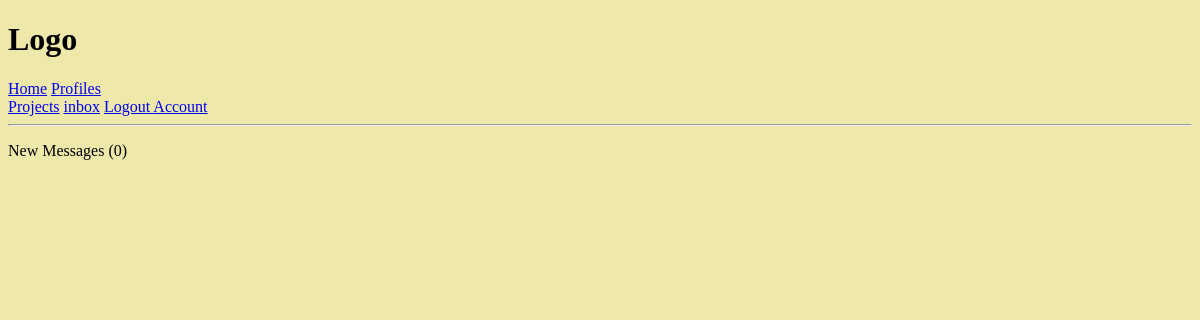
The page /inbox/ (signed in) on the database as committed earlier.
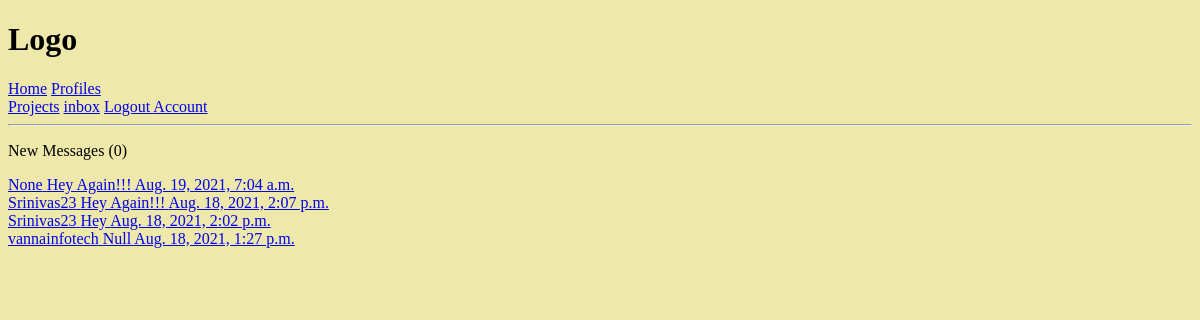
The same page on the database as committed later.
### users/models.py (models this page shows, shortened)
class Message(models.Model):
    sender = models.ForeignKey(Profile, on_delete=models.SET_NULL, null=True, blank=True)
    receiver = models.ForeignKey(Profile, on_delete=models.SET_NULL, null=True, blank=True, related_name = 'messages')
    sender_name = models.CharField(max_length=200, null=True, blank=True)
    email = models.EmailField(max_length=200, null=True, blank=True)
    subject = models.CharField(max_length=200, null=True, blank=True)
    is_read = models.BooleanField(default=False, null=True)
    body = models.TextField()
    created_date = models.DateTimeField(auto_now_add=True)
    class Meta:
        ordering = ['is_read', '-created_date']

class Profile(models.Model):
    user = models.OneToOneField(User, on_delete=models.CASCADE, null=True, blank=True)
    name = models.CharField(max_length=200, blank=True,null=True)
    email = models.EmailField(max_length=500, blank=True, null=True)
    username = models.CharField(max_length=200, blank=True,null=True)
    bio  = models.TextField(blank=True, null=True)
    profile_image = models.ImageField(null=True, blank=True, upload_to='profiles/', default='profiles/user-default.png')
    created_date = models.DateTimeField(auto_now_add=True)
    def __str__(self):
        return str(self.user.username)

### users/views.py (the view)
# urls.py: path('inbox/', views.inbox, name="inbox"),
@login_required(login_url='login')
def inbox(request):
   profile  = request.user.profile
   messageRequest = profile.messages.all()
   unreadCount = messageRequest.filter(is_read = False).count()
   context = {
     'messageRequest' : messageRequest,
     'unreadCount' : unreadCount
   }
   return render(request, 'users/inbox.html', context)

### users/templates/users/inbox.html
{% extends 'main.html'%}
{%block content%}
<p> New Messages ({{unreadCount}}) </p>
  {% for message in messageRequest %}
  {% if message.is_read == False %}
    <div style="font-weight: bold;">
  {% else %}
    <div style="font-weight: lighter;">
  {% endif %}
  <a href="{% url 'message' message.id %}">
  <span> {{message.sender}}</span>
  <span>{{message.subject}}</span>
  <span>{{message.created_date}}</span>
  </a>
  </div>
  {% endfor %}
{%endblock%}

### templates/main.html (shortened to what this page needs)
<!DOCTYPE html>
{% load static %}
<html lang="en">
<head>
    <link rel="stylesheet" type="text/css" href="{% static 'styles/main.css' %}">
</head>
<body>
    {% include 'navbar.html' %}
    {% block content %}
    {% endblock content %}
</body>
</html>

### templates/navbar.html
<h1>Logo</h1>
<a href="{% url 'profiles' %}">Home</a>
<a href="{% url 'profiles' %}">Profiles</a>
<br>
<a href="{% url 'project1' %}">Projects</a>
{% if request.user.is_authenticated%}
        <a href="{% url 'inbox' %}"> inbox</a>
        <a href="{% url 'logout' %}"> Logout </a>
        <a href="{% url 'user-account' %}">Account</a>
{% else %}
        <a href="{% url 'login' %}"> Login  </a>
{% endif %}
<hr>

### static/styles/main.css (style rules this page uses)
body { background-color: palegoldenrod; }

Rows that differ between the two databases and show on the page:
added Message: sender "None", subject "Hey Again!!!", created_date "Aug. 19, 2021, 7:04 a.m."
added Message: sender "Srinivas23", subject "Hey Again!!!", created_date "Aug. 18, 2021, 2:07 p.m."
added Message: sender "Srinivas23", subject "Hey", created_date "Aug. 18, 2021, 2:02 p.m."
added Message: sender "vannainfotech", subject "Null", created_date "Aug. 18, 2021, 1:27 p.m."
